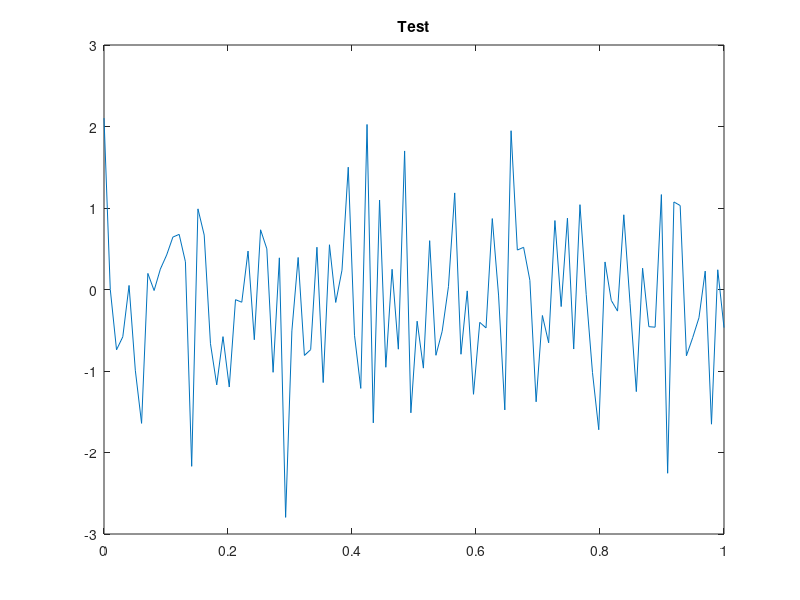

Here is the MATLAB script that generated this plot:
function result = test_title_002
result = false;
a = figure;
plot(linspace(0,1),randn(1,100));
title('Test');
drawnow;
close(a);
result = true;
